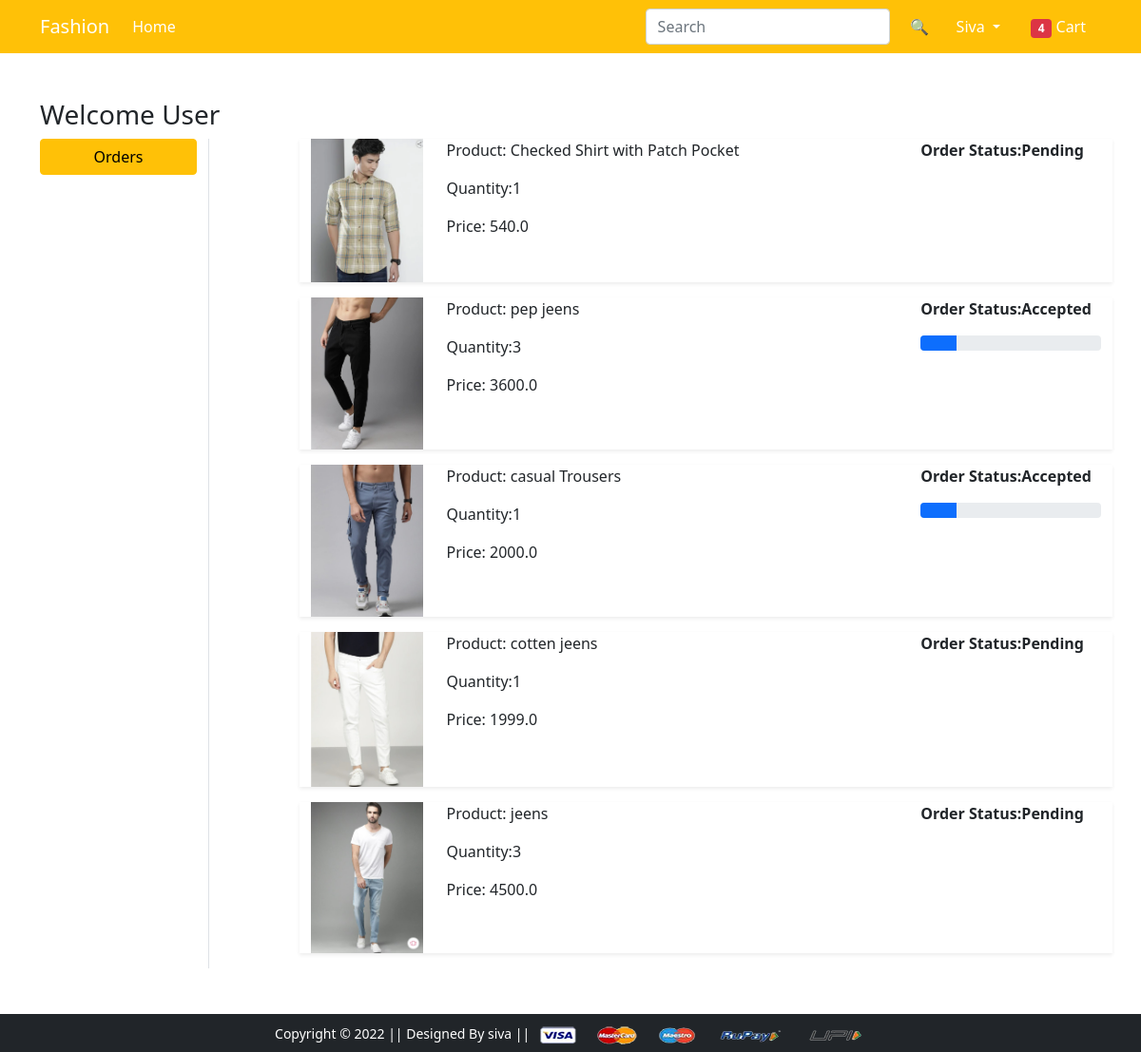
Screenshot of /orders/ (signed in) with the database file from the repository.
### app/models.py (models this page shows, shortened)
class OderPlaced(models.Model):
    user=models.ForeignKey(User,on_delete=models.CASCADE)
    customer=models.ForeignKey(Customer,on_delete=models.CASCADE)
    product=models.ForeignKey(Product,on_delete=models.CASCADE)
    quantity=models.PositiveIntegerField(default=1)
    ordered_date=models.DateTimeField(auto_now_add=True)
    status=models.CharField(max_length=50,choices=STATE_CHOICES,default='Pending')
    @property
    def total_cost(self):
        return self.quantity*self.product.discounted_price

class Product(models.Model):
    title=models.CharField(max_length=100)
    selling_price=models.FloatField()
    discounted_price=models.FloatField()
    description=models.TextField()
    brand=models.CharField(max_length=100)
    category=models.CharField(choices=CATEGORY_CHOICES,max_length=2)
    product_image= models.ImageField(upload_to='productimg')

### app/views.py (the view)
# urls.py: path('orders/', views.orders, name='orders'),
@login_required()
def orders(request):
 op=OderPlaced.objects.filter(user=request.user)
 return render(request, 'app/orders.html',{'order_placed':op})

### app/templates/app/orders.html (shortened to what this page needs)
{% extends 'app/base.html' %}
{% load static %}
{% block main-content %}
<div class="container my-5">
 <div class="row">
 <h3>Welcome User</h3>
  <div class="col-sm-2 border-end">
   <ul class="list-unstyled">
    <li class="d-grid"><a href="{% url 'orders' %}" class="btn btn-warning">Orders</a></li>
   </ul>
  </div>
  <div class="col-sm-9 offset-sm-1">
   {% for op in order_placed %}
   <div class="row shadow-sm mb-3">
    <div class="col-sm-2">
     <img src="{{op.product.product_image.url}}" alt=""
     srcset="" class="img-fluid" height="150" width="150">
     </div>
    <div class="col-sm-7">
     <p>Product: {{op.product.title}}</p>
     <p>Quantity:{{op.quantity}}</p>
     <p>Price: {{op.total_cost}}</p>
    </div>
    <div class="col-sm-3 fw-bold">
     <p>Order Status:{{op.status}}</p>
     {% if op.status == 'Accepted' %}
     <div class="progress">
      <div class="progress-bar" role="progressbar"style="width: 20%" aria-valuenow="20" aria-valuemin="0"aria-valuemax="100"></div>
    </div>
     {% endif %}
  </div>
 </div>
   {% endfor %}
  </div>
 </div>
</div>
{% endblock main-content %}

### app/templates/app/base.html (shortened to what this page needs)
<!doctype html>
{% load static %}
<html lang="en">
  <head>
    <link href="https://cdn.jsdelivr.net/npm/bootstrap@5.0.0-beta1/dist/css/bootstrap.min.css" rel="stylesheet">
    <link rel="stylesheet" href="{% static 'app/css/owl.carousel.min.css' %}">
    <link rel="stylesheet" href="{% static 'app/css/all.min.css' %}">
    <link rel="stylesheet" href="{% static 'app/css/style.css' %}">
  </head>
  <body>
    <nav class="navbar navbar-expand-lg navbar-dark bg-warning">
     <div class="container">
       <a class="navbar-brand" href="/">Fashion</a>
       <div class="collapse navbar-collapse" id="navbarSupportedContent">
         <ul class="navbar-nav me-auto mb-2 mb-lg-0">
           <li class="nav-item">
             <a class="nav-link active" aria-current="page" href="/">Home</a>
           </li>
         </ul>
         <form class="d-flex">
           <input class="form-control me-2" type="search" placeholder="Search" aria-label="Search">
           <button class="btn btn-warning" type="submit">🔍</button>
         </form>
         <div>
          <ul class="navbar-nav me-auto mb-2 mb-lg-0">
              {% if request.user.is_authenticated %}
           <li class="nav-item dropdown mx-2">
              <a class="nav-link dropdown-toggle text-white" href="#" id="profileDropdown" role="button" data-bs-toggle="dropdown" aria-expanded="false">
                {{request.user.username|capfirst}}
              </a>
            </li>
            <li class="nav-item mx-2">
             <a href="{% url 'showcart' %}" class="nav-link text-white"><span class="badge bg-danger">4</span> Cart </a>
            </li>
              {% endif %}
          </ul>
         </div>
       </div>
     </div>
    </nav>
    {% block main-content %} {% endblock main-content %}
    <footer class="container-fluid bg-dark text-center p-2 mt-5">
        <small class="text-white">Copyright &copy; 2022 || Designed By siva || </small>
        <img src="{% static 'app/images/payment.png' %}" alt="" srcset="" class="img-fluid" height="2px">
    </footer>
  </body>
</html>

### rows the page displays
OderPlaced: product.product_image (picture), product "Checked Shirt with Patch Pocket", quantity "1", total_cost "540.0", status "Pending"
OderPlaced: product.product_image (picture), product "pep jeens", quantity "3", total_cost "3600.0", status "Accepted"
OderPlaced: product.product_image (picture), product "casual Trousers", quantity "1", total_cost "2000.0", status "Accepted"
OderPlaced: product.product_image (picture), product "cotten jeens", quantity "1", total_cost "1999.0", status "Pending"
OderPlaced: product.product_image (picture), product "jeens", quantity "3", total_cost "4500.0", status "Pending"

### other values shown
{{ request.user.username|capfirst }} "Siva"
